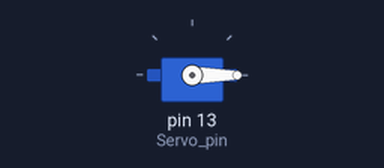
Bench run of a sketch on a simulated Arduino Uno, built with avr-gcc and run on an emulated ATmega328P. Parts: servo.

Above: at 0.05 s.
At 1.5 s:
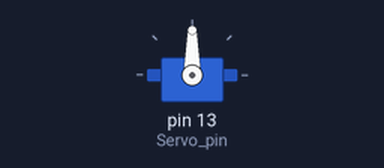
At 3.0 s:
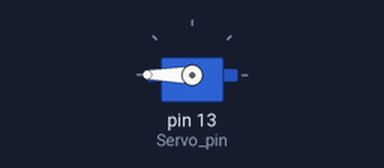
Timing chart, 0 to 6.9 s (numbered marks = the images above):
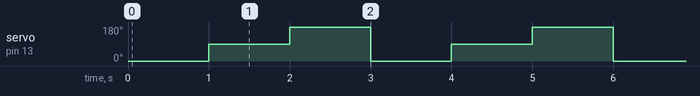

The sketch:

servomotor.ino
```cpp
#include<Servo.h>
#define Servo_pin 13
Servo motor;

void setup() {
  pinMode(Servo_pin,OUTPUT);
  motor.attach(Servo_pin);
}
void loop() {
  motor.write(0);
  delay(1000);

  motor.write(90);
   delay(1000);

  motor.write(180);
   delay(1000);

}
```

Measured:
- by itself, servo on pin 13 (Servo_pin): repeats every 3.0 s: 180° 1.0 s, 0° 1.0 s, 90° 1.0 s
